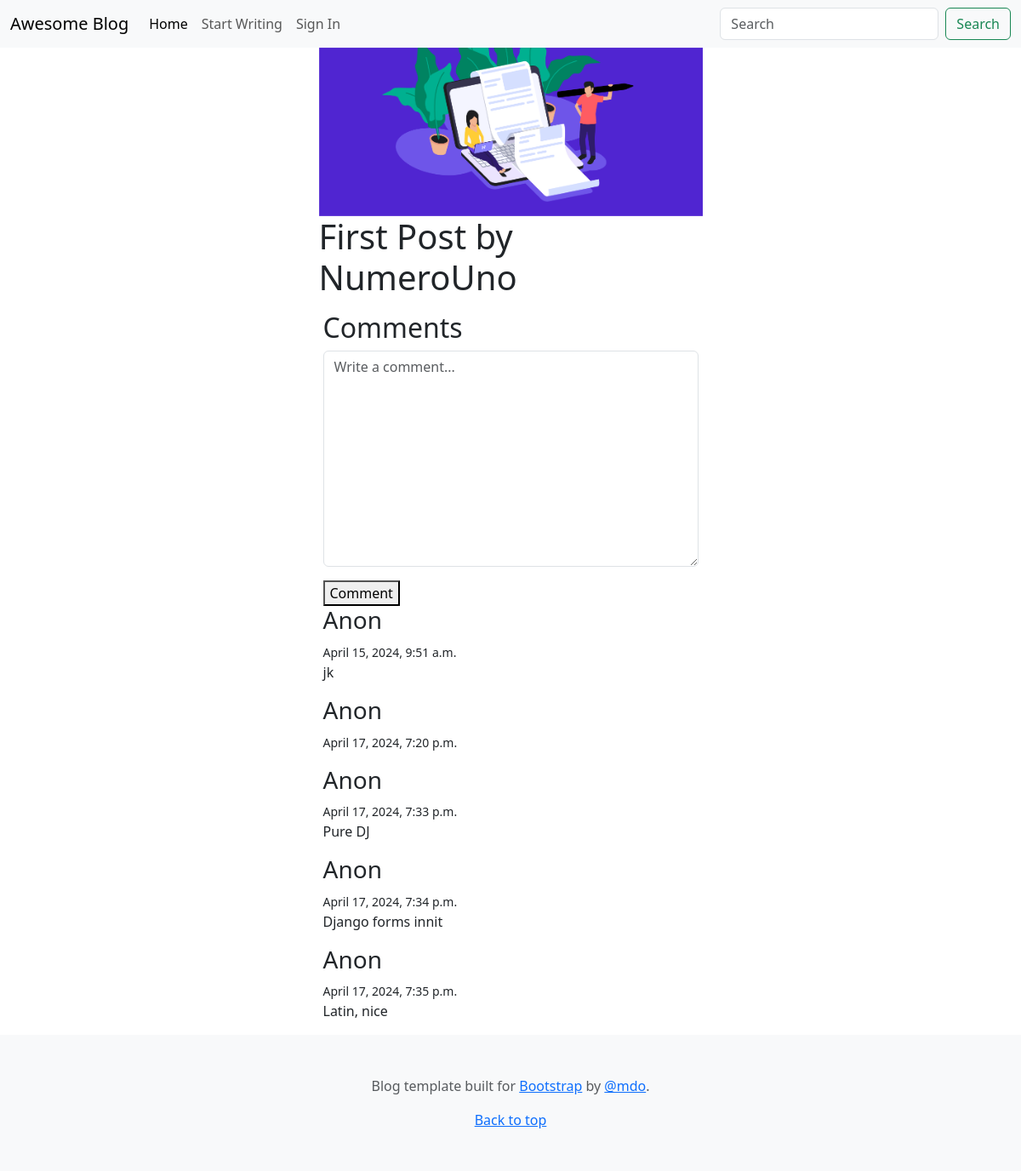
The app's page /post/1/ with its own data.
### blog/models.py (models this page shows, shortened)
class BaseModel(models.Model):
    created_at = models.DateTimeField(auto_now_add=True)
    updated_at = models.DateTimeField(auto_now=True)
    class Meta:
        abstract = True

class Post(BaseModel, models.Model):
    CategoriesEnum = CategoriesEnum
    title = models.CharField(max_length=200, null=True, blank=True)
    quote = models.TextField(max_length=300, null=True, blank=True )
    content = tinymce_models.HTMLField()
    image = models.ImageField(upload_to='images/', default='images/how-to-write-a-blog-post.png')
    author = models.ForeignKey(User, on_delete=models.CASCADE, related_name='posts')
    category = models.CharField(max_length=2, choices=CategoriesEnum.choices, default=CategoriesEnum.UNCATEGORIZED)
    views = models.PositiveIntegerField(default=0)

class Comments(BaseModel, models.Model):
    content = models.TextField(max_length=300)
    article_post = models.ForeignKey(Post, on_delete=models.CASCADE, related_name='comments')

### blog/views.py (the view)
# urls.py: path('post/<int:pk>/', blog_views.post_detail, name='post_detail'),
def post_detail(request, pk):
    post = Post.objects.get(pk=pk)
    post.views += 1
    post.save()
    comments = post.comments.all()
    form = CommentsForm(article_post=post.id)
    return render(request, 'post_detail.html', {'post': post, 'comments': comments, 'form': form})

### blog/forms.py
class CommentsForm(forms.ModelForm):
  class Meta:
    model = Comments
    fields = ['article_post', 'content']
  def __init__(self, *args, **kwargs):
    article_post = kwargs.pop('article_post')
    article_post = Post.objects.get(pk=article_post)
    super(CommentsForm, self).__init__(*args, **kwargs)
    self.fields['article_post'].widget = forms.HiddenInput()
    self.fields['article_post'].required = True
    self.fields['article_post'].label = ''
    self.fields['content'].widget.attrs['placeholder'] = 'Write a comment...'
    self.fields['content'].label = ''

### blog/templates/post_detail.html (shortened to what this page needs)
{% extends 'base.html' %}
{% load crispy_forms_tags %}
{% block body %}
  <div class="row justify-content-center align-items-center">
    <div class="col-sm-5">
      <img src="{{ post.image.url }}" class="img-fluid" alt="{{ post.title }}">
      <h1>{{ post.title }} by {{ post.author }}</h1>
    </div>
    <div class="row justify-content-center align-items-center">
      <div class="col-sm-5">
        <h2>Comments</h2>
        <form method="POST"  action="/comment/" id="commentForm">
          {{ form|crispy}}
          <button type="submit">Comment</button>
        </form>
        {% for comment in comments %}
        {% if comment.author %}
          <h3>{{ comment.author }}</h3>
        {% else %}
          <h3>Anon</h3>
        {% endif %}
        <small>{{ comment.created_at }}</small>
          <p>{{ comment.content }}</p>
        {% endfor %}
      </div>
    </div>
  </div>
{% endblock %}

### records on screen
Post: image (picture), title "First Post", author "NumeroUno"
Comments: created_at "April 15, 2024, 9:51 a.m.", content "jk"
Comments: created_at "April 17, 2024, 7:20 p.m."
Comments: created_at "April 17, 2024, 7:33 p.m.", content "Pure DJ"
Comments: created_at "April 17, 2024, 7:34 p.m.", content "Django forms innit"
Comments: created_at "April 17, 2024, 7:35 p.m.", content "Latin, nice"
